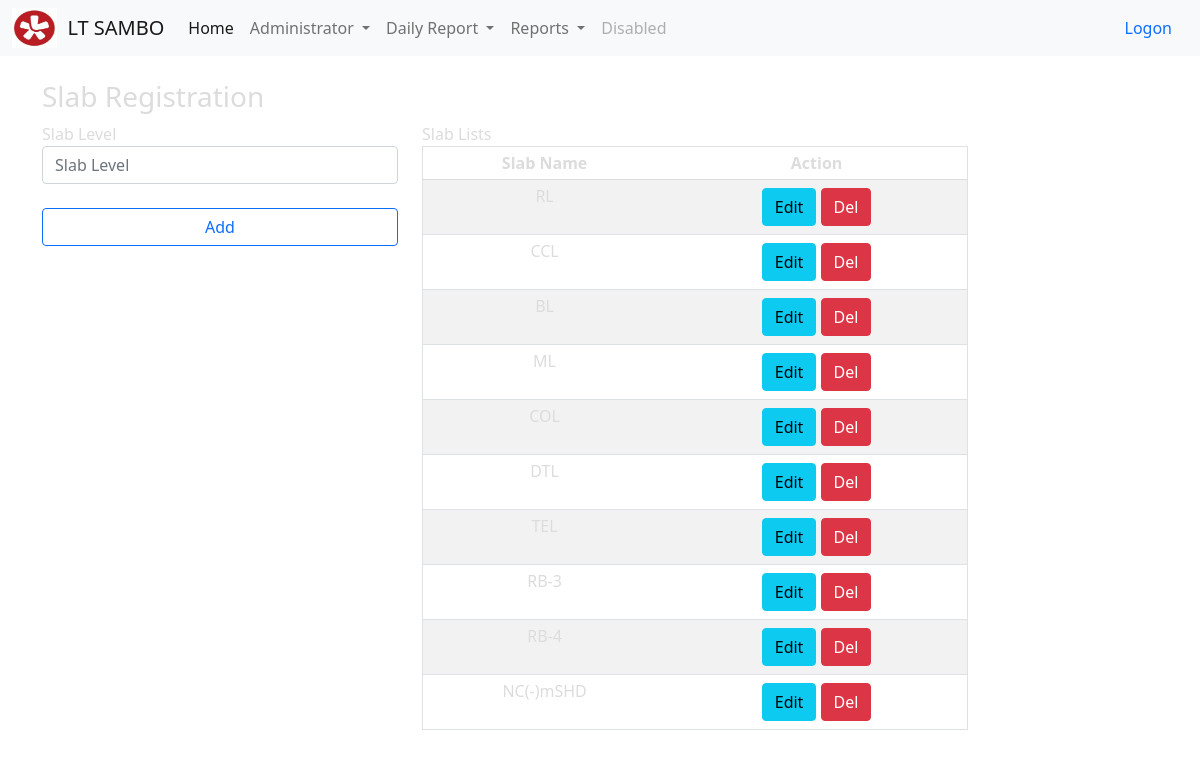
The app's page /slab_level/slab_level with its own data.
### todo_list/models.py (models this page shows, shortened)
class Slab_Level(models.Model):
    TX_Slab_Level_Name = models.CharField(max_length=200)
    Is_Active = models.BooleanField(default=True)

### todo_list/views.py (the view)
# urls.py: path('slab_level/slab_level',views.slab_level, name='slab_level'),
def slab_level(request):
    if request.method == 'POST':
        form = SlabLevelForm(request.POST or None)
        if form.is_valid():
            form.save()
        slab_level_items = Slab_Level.objects.all
        messages.success(request, ('Item has been added to the list!'))
        return render(request, 'admin/slab_level_create.html', {'slab_level_items': slab_level_items})
    else:
        slab_level_items = Slab_Level.objects.all
        return render(request, 'admin/slab_level_create.html', {'slab_level_items': slab_level_items})

### todo_list/templates/admin/slab_level_create.html (shortened to what this page needs)
{% extends 'base.html' %}
{% load static %}
{% block content %}
<br><br>
<div class="container">
<div class="row">
    <h3 class="panel-title">
        <span class="english">Slab Registration</span>
    </h3>
    <form class="col-md-4 col-md-offset-2" method="post">
            <span>Slab Level</span>
            <input class="form-control col-md-6 me-2" type="input" placeholder="Slab Level" aria-label="TX_Slab_Level_Name" name ="TX_Slab_Level_Name"><br>
            <div class="d-grid gap-2">
                <button class="btn btn-outline-primary mb-3" type="submit">Add</button>
            </div>
    </form>
    <br>
    {%if slab_level_items %}
    <br>
    <div class="col-md-6 col-md-offset-2 primary md-2">
        <span> Slab Lists</span>
    <table class="table table-striped secondary border" style="Color:#dcdcdc; line-height:1;">
    <thead>
        <tr>
            <th><center>Slab Name</center></th>
            <th class="text-center"><center>Action</center></th>
        </tr>
    </thead>
      {% for things in slab_level_items %}
            <tr style="Color:#dcdcdc;">
                <td><center>{{ things.TX_Slab_Level_Name }} </center></td>
                <td class="text-center"><a class='btn btn-info btn-xs' href="#"> Edit</a> <a href="#" class="btn btn-danger btn-xs"> Del</a></td>
            </tr>
        {% endfor %}
    </table>
       </div>
   {% endif %}
</div>
</div>
{% endblock %}

### records on screen
Slab_Level: TX_Slab_Level_Name "RL"
Slab_Level: TX_Slab_Level_Name "CCL"
Slab_Level: TX_Slab_Level_Name "BL"
Slab_Level: TX_Slab_Level_Name "ML"
Slab_Level: TX_Slab_Level_Name "COL"
Slab_Level: TX_Slab_Level_Name "DTL"
Slab_Level: TX_Slab_Level_Name "TEL"
Slab_Level: TX_Slab_Level_Name "RB-3"
Slab_Level: TX_Slab_Level_Name "RB-4"
Slab_Level: TX_Slab_Level_Name "NC(-)mSHD"
